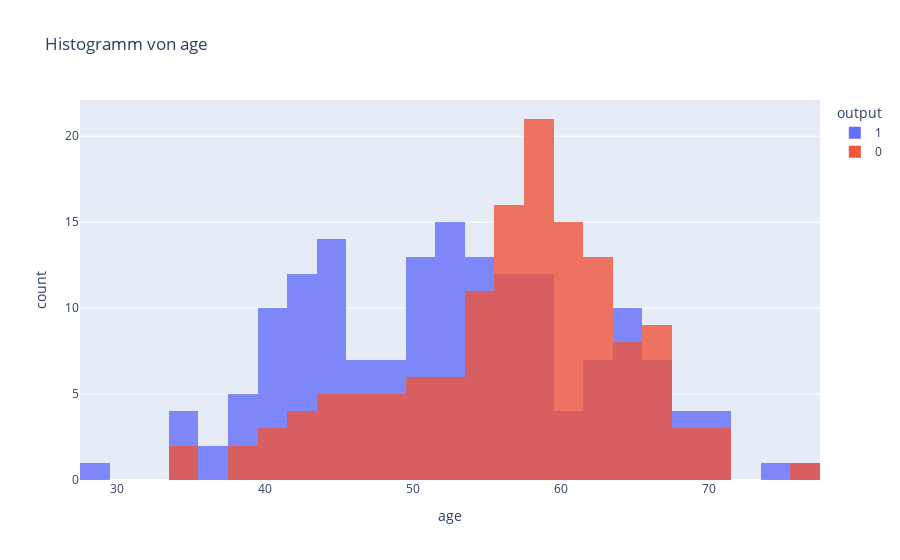
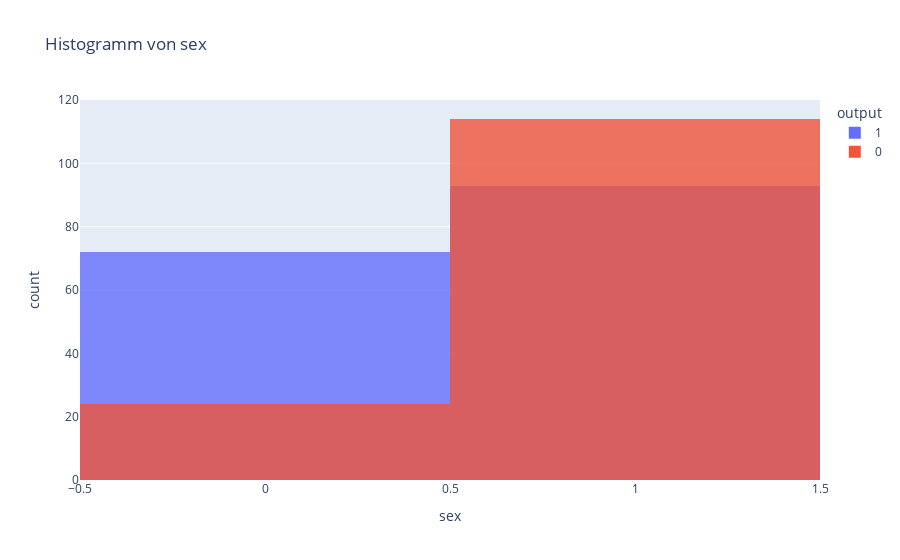

Notebook cell for these charts, in order:
### Markdown cell above
Verteilung des Alters und des Geschlechts

### Code cell
selected_columns = ["age","sex"]
for attribut in selected_columns: 
    fig = px.histogram(df, x=attribut, title=f"Histogramm von {attribut}", color='output', opacity=0.8, barmode='overlay')
    fig.show()

### Figure 1 — Plotly figure (JSON) as saved in the notebook; plotly's stock layout.template omitted (floating-point values rounded to 4 significant figures; data arrays with more than 128 entries replaced by an {"elided": "..."} marker saying what was removed)
{"data": [{"alignmentgroup": "True", "bingroup": "x", "hovertemplate": "output=1<br>age=%{x}<br>count=%{y}<extra></extra>", "legendgroup": "1", "marker": {"color": "#636efa", "opacity": 0.8, "pattern": {"shape": ""}}, "name": "1", "offsetgroup": "1", "orientation": "v", "showlegend": true, "type": "histogram", "x": {"elided": "165 int values"}, "xaxis": "x", "yaxis": "y"}, {"alignmentgroup": "True", "bingroup": "x", "hovertemplate": "output=0<br>age=%{x}<br>count=%{y}<extra></extra>", "legendgroup": "0", "marker": {"color": "#EF553B", "opacity": 0.8, "pattern": {"shape": ""}}, "name": "0", "offsetgroup": "0", "orientation": "v", "showlegend": true, "type": "histogram", "x": {"elided": "138 int values"}, "xaxis": "x", "yaxis": "y"}], "layout": {"barmode": "overlay", "legend": {"title": {"text": "output"}, "tracegroupgap": 0}, "title": {"text": "Histogramm von age"}, "xaxis": {"anchor": "y", "domain": [0, 1], "title": {"text": "age"}}, "yaxis": {"anchor": "x", "domain": [0, 1], "title": {"text": "count"}}}}

### Figure 2 — Plotly figure (JSON) as saved in the notebook; plotly's stock layout.template omitted (floating-point values rounded to 4 significant figures; data arrays with more than 128 entries replaced by an {"elided": "..."} marker saying what was removed)
{"data": [{"alignmentgroup": "True", "bingroup": "x", "hovertemplate": "output=1<br>sex=%{x}<br>count=%{y}<extra></extra>", "legendgroup": "1", "marker": {"color": "#636efa", "opacity": 0.8, "pattern": {"shape": ""}}, "name": "1", "offsetgroup": "1", "orientation": "v", "showlegend": true, "type": "histogram", "x": {"elided": "165 int values"}, "xaxis": "x", "yaxis": "y"}, {"alignmentgroup": "True", "bingroup": "x", "hovertemplate": "output=0<br>sex=%{x}<br>count=%{y}<extra></extra>", "legendgroup": "0", "marker": {"color": "#EF553B", "opacity": 0.8, "pattern": {"shape": ""}}, "name": "0", "offsetgroup": "0", "orientation": "v", "showlegend": true, "type": "histogram", "x": {"elided": "138 int values"}, "xaxis": "x", "yaxis": "y"}], "layout": {"barmode": "overlay", "legend": {"title": {"text": "output"}, "tracegroupgap": 0}, "title": {"text": "Histogramm von sex"}, "xaxis": {"anchor": "y", "domain": [0, 1], "title": {"text": "sex"}}, "yaxis": {"anchor": "x", "domain": [0, 1], "title": {"text": "count"}}}}
